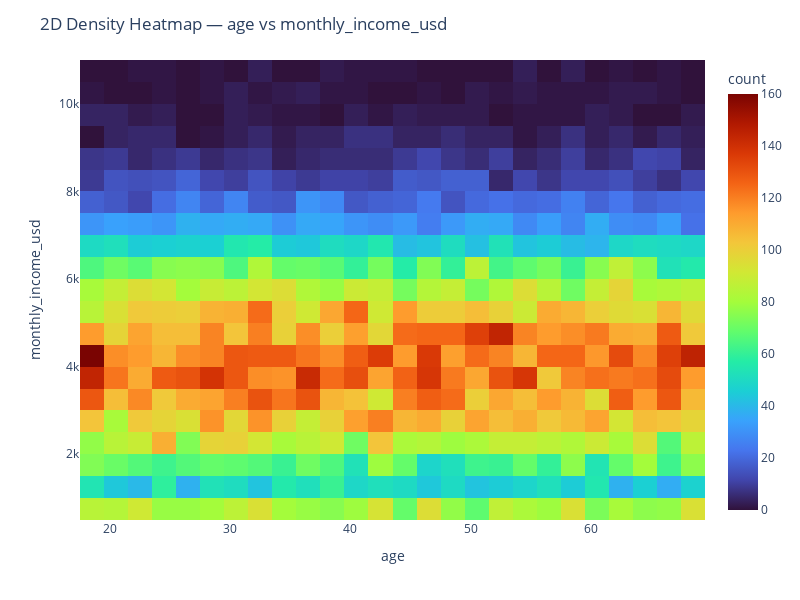

Notebook source saved alongside this figure:
### Code cell
import plotly.express as px
import numpy as np, pandas as pd

nums = df_enh.select_dtypes(include=[np.number]).columns.tolist()
if len(nums) >= 2:
    x, y = nums[0], nums[1]
    fig = px.density_heatmap(df_enh, x=x, y=y, nbinsx=50, nbinsy=50,
                             color_continuous_scale=SEQUENTIAL)
    fig.update_layout(title=f"2D Density Heatmap — {x} vs {y}", width=800, height=600)
    fig.show()
else:
    print("Need at least two numeric columns.")

### Figure 1 — Plotly figure (JSON) as saved in the notebook; plotly's stock layout.template omitted (floating-point values rounded to 4 significant figures; data arrays with more than 128 entries replaced by an {"elided": "..."} marker saying what was removed)
{"data": [{"coloraxis": "coloraxis", "hovertemplate": "age=%{x}<br>monthly_income_usd=%{y}<br>count=%{z}<extra></extra>", "name": "", "nbinsx": 50, "nbinsy": 50, "type": "histogram2d", "x": {"elided": "32424 int values"}, "xaxis": "x", "xbingroup": "x", "y": {"elided": "32424 int values"}, "yaxis": "y", "ybingroup": "y"}], "layout": {"coloraxis": {"colorbar": {"title": {"text": "count"}}, "colorscale": [[0, "#30123b"], [0.07143, "#4145ab"], [0.1429, "#4675ed"], [0.2143, "#39a2fc"], [0.2857, "#1bcfd4"], [0.3571, "#24eca6"], [0.4286, "#61fc6c"], [0.5, "#a4fc3b"], [0.5714, "#d1e834"], [0.6429, "#f3c63a"], [0.7143, "#fe9b2d"], [0.7857, "#f36315"], [0.8571, "#d93806"], [0.9286, "#b11901"], [1, "#7a0402"]]}, "height": 600, "legend": {"tracegroupgap": 0}, "margin": {"t": 60}, "title": {"text": "2D Density Heatmap — age vs monthly_income_usd"}, "width": 800, "xaxis": {"anchor": "y", "domain": [0, 1], "title": {"text": "age"}}, "yaxis": {"anchor": "x", "domain": [0, 1], "title": {"text": "monthly_income_usd"}}}}
